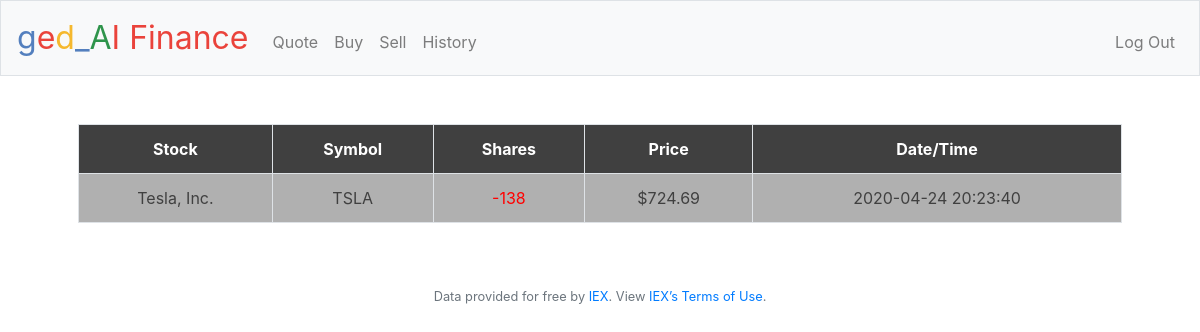
Screenshot of /history (signed in) with the database file from the repository.
### tables this page shows
CREATE TABLE 'archive' ('id' integer PRIMARY KEY AUTOINCREMENT NOT NULL, 'username' text NOT NULL, 'stock' text NOT NULL, 'symbol' text NOT NULL, 'shares' integer NOT NULL,'price' real NOT NULL,'date' timestamp NOT NULL DEFAULT CURRENT_TIMESTAMP);

### application.py (the view)
@app.route("/history")
@login_required
def history():
    username = db.execute("SELECT username FROM users WHERE id = :user_id", user_id = session['user_id'])[0]["username"]
    history = db.execute("SELECT stock, symbol, shares, price, date FROM archive WHERE username = :username", username=username)
    return render_template("history.html", history=history)

### application.py (called while the page is built)
@app.after_request
def after_request(response):
    response.headers["Cache-Control"] = "no-cache, no-store, must-revalidate"
    response.headers["Expires"] = 0
    response.headers["Pragma"] = "no-cache"
    return response

### helpers.py (called while the page is built)
def login_required(f):
    @wraps(f)
    def decorated_function(*args, **kwargs):
        if session.get("user_id") is None:
            return redirect("/login")
        return f(*args, **kwargs)
    return decorated_function

def usd(value):
    return f"${value:,.2f}"

### templates/history.html (shortened to what this page needs)
{% extends "layout.html" %}
{% block main %}
    <table class="table table-bordered">
        <tr class="main-row">
            <th>Stock</th>
            <th>Symbol</th>
            <th>Shares</th>
            <th>Price</th>
            <th>Date/Time</th>
        </tr>
        {% for data in history %}
        <tr class="rows">
            <td class="td">{{ data["stock"] }}</td>
            <td class="td">{{ data["symbol"] }}</td>
            <td class="{% if data['shares'] >= 0 %}green{% else %}red{% endif %}">{{ data["shares"] }}</td>
            <td class="td">{{ data["price"]|usd }}</td>
            <td class="td">{{ data["date"] }}</td>
        </tr>
        {% endfor %}
    </table>
{% endblock %}

### static/styles.css (style rules this page uses)
.red { color: red; }
.main-row { color: white; background: #404040; }
.rows { color: white; background: #b0b0b0; }
.td { color: #404040; }

### rows the page displays
archive: stock "Tesla, Inc.", symbol "TSLA", shares "-138", price "$724.69", date "2020-04-24 20:23:40"
